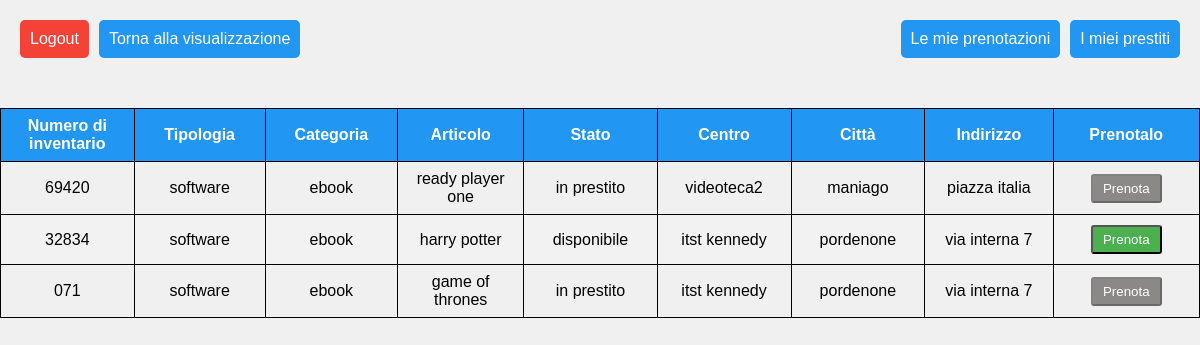
Page /cliente/cliente.php?idCategoria=2 (signed in) on the committed database.
### tables this page shows
CREATE TABLE `articoli` (
  `id_articolo` int(16) NOT NULL,
  `numero_inventario` varchar(32) NOT NULL,
  `articolo` varchar(64) NOT NULL,
  `stato` set('disponibile','guasto','prenotato','in prestito') NOT NULL,
  `fk_id_categoria` int(16) DEFAULT NULL,
  `fk_id_centro` int(16) DEFAULT NULL
);

CREATE TABLE `categorie` (
  `id_categoria` int(16) NOT NULL,
  `categoria` varchar(32) NOT NULL,
  `tipologia` varchar(32) NOT NULL
);

CREATE TABLE `centri` (
  `id_centro` int(16) NOT NULL,
  `nome` varchar(32) NOT NULL,
  `citta` varchar(32) NOT NULL,
  `indirizzo` varchar(64) NOT NULL
);

### cliente/cliente.php (the view, shortened to what this page needs)
<?php
$id = $_SESSION['id_utente'];
?>
<!DOCTYPE html>
<html>
<head>
    <link rel="stylesheet" href="../style/styles.css" type="text/css">
</head>
<body>
    <div class="button-container">
        <div class="top-left-container">
            <input type="button" name="logout" value="Logout" onclick="location.href='../logout.php'">
            <input type="button" name="login" value="Torna alla visualizzazione" onclick="location.href='visualizzaCliente.php'">
        </div>
        <div class="top-right-container">
            <input type="button" name="bookings" value="Le mie prenotazioni" onclick="location.href='visualizzaPrenotazioni.php?id= <?php echo $id?> '">
            <input type="button" name="loans" value="I miei prestiti" onclick="location.href='visualizzaPrestiti.php?id= <?php echo $id?> '">
        </div>
    </div>
    <div class="container">
        <div class="table-wrapper">
            <table class="fl-table">
                <thead>
                <tr>
                    <th>Numero di inventario</th>
                    <th>Tipologia</th>
                    <th>Categoria</th>
                    <th>Articolo</th>
                    <th>Stato</th>
                    <th>Centro</th>
                    <th>Città</th>
                    <th>Indirizzo</th>
                    <th>Prenotalo</th>
                </tr>
                </thead>
                <tbody>
                <?php
                    if(isset($_GET['idCategoria']))
                    {
                        $idCategoria = $_GET['idCategoria'];
                    }
                    if(isset($idCentro))
                    {
                        $selectSql = "SELECT id_articolo, numero_inventario, tipologia, categoria, articolo, stato, nome, citta, indirizzo
                                FROM articoli a JOIN centri c
                                ON a.fk_id_centro = c.id_centro
                                JOIN categorie cat
                                ON a.fk_id_categoria = cat.id_categoria
                                WHERE fk_id_centro = $idCentro
                                ORDER BY tipologia ASC";
                    }
                    else if(isset($idCategoria))
                    {
                        $selectSql = "SELECT id_articolo, numero_inventario, tipologia, categoria, articolo, stato, nome, citta, indirizzo
                                    FROM articoli a JOIN centri c
                                    ON a.fk_id_centro = c.id_centro
                                    JOIN categorie cat
                                    ON a.fk_id_categoria = cat.id_categoria
                                    WHERE fk_id_categoria = $idCategoria";
                    }
                    require_once '../db.php';
                    $result = $conn->query($selectSql);
                    while($row = $result->fetch_array(MYSQLI_ASSOC))
                    {
                        $n_inventario = $row['numero_inventario'];
                        $tipologia = $row['tipologia'];
                        $categoria = $row['categoria'];
                        $articolo = $row['articolo'];
                        $stato = $row['stato'];
                        $nome = $row['nome'];
                        $citta = $row['citta'];
                        $indirizzo = $row['indirizzo'];
                        $isAvailable = ($stato == "disponibile") ? 1 : 0;
                        echo
                            '<tr>
                                <td class="colonnaNumero">'.$n_inventario.'</td>
                                <td class="colonnaTipo">'.$tipologia.'</td>
                                <td class="colonnaCategoria">'.$categoria.'</td>
                                <td class="colonnaArticolo">'.$articolo.'</td>
                                <td class="colonnaStato">'.$stato.'</td>
                                <td class="colonnaNome">'.$nome.'</td>
                                <td class="colonnaCitta">'.$citta.'</td>
                                <td class="colonnaIndirizzo">'.$indirizzo.'</td>
                                <td class="colonnaTasti">
                                    <button class="btn" type="button" onclick="location.href=\'prenota.php?id='.$row["id_articolo"].'\'" '. ($isAvailable == 1 ? "" : "disabled") . '>Prenota</button>
                                </td>
                            </tr>';
                    }
                ?>
                </tbody>
            </table>
        </div>
    </div>
</body>
</html>

### style/styles.css (style rules this page uses)
body { margin: 0; padding: 0; font-family: Arial, sans-serif; background-color: #f0f0f0; }
.container { display: flex; flex-direction: column; align-items: center; justify-content: flex-start; padding-top: 20px; }
.button-container { display: flex; flex-direction: row; justify-content: space-between; width: 100%; }
.top-right-container { display: flex; flex-direction: row; justify-content: right; width: 50%; }
.top-left-container { display: flex; flex-direction: row; justify-content: left; width: 50%; }
.table-wrapper { margin-top: 30px; }
.fl-table { width: 100%; border-collapse: collapse; border-spacing: 0; }
.fl-table th, .fl-table td { padding: 8px; text-align: center; border: 1px solid black; }
.fl-table th { background-color: #2196f3; color: #fff; text-align: center; }
.fl-table tr:nth-child(even) { background-color: #f2f2f2; }
.colonnaNumero { width: 150px; text-align: center; }
.colonnaTipo { width: 150px; text-align: center; }
.colonnaCategoria { width: 150px; text-align: center; }
.colonnaArticolo { width: 150px; text-align: center; }
.colonnaStato { width: 150px; text-align: center; }
.colonnaNome { width: 150px; text-align: center; }
.colonnaCitta { width: 150px; text-align: center; }
.colonnaIndirizzo { width: 150px; text-align: center; }
.colonnaTasti { width: 175px; align-items: center; text-align: center; }
button.btn { padding: 5px 10px; margin: 2px; text-decoration: none; background-color: #4caf50; color: #fff; border-radius: 3px; transition: background-color 0.3s; }
button.btn:disabled { background-color: #8b8887; }
input[type="button"][name="logout"] { margin-top: 20px; margin-right: 10px; padding: 10px; cursor: pointer; border: none; border-radius: 5px; background: #f44336; color: #ffffff; font-size: 16px; transition: all 0.3s ease; transform: translate(20px, 0); }
input[type="button"][name="login"] { margin-top: 20px; margin-right: 10px; padding: 10px; cursor: pointer; border: none; border-radius: 5px; background: #2196f3; color: #ffffff; font-size: 16px; transition: all 0.3s ease; transform: translate(20px, 0); }
input[type="button"][name="bookings"] { margin-top: 20px; margin-right: 10px; padding: 10px; cursor: pointer; border: none; border-radius: 5px; background: #2196f3; color: #ffffff; font-size: 16px; transition: all 0.3s ease; transform: translate(-20px, 0); }
input[type="button"][name="loans"] { margin-top: 20px; padding: 10px; cursor: pointer; border: none; border-radius: 5px; background: #2196f3; color: #ffffff; font-size: 16px; transition: all 0.3s ease; transform: translate(-20px, 0); }

### rows in the picture
articoli: numero_inventario "69420", fk_id_categoria.tipologia "software", fk_id_categoria.categoria "ebook", articolo "ready player one", stato "in prestito", fk_id_centro.nome "videoteca2", fk_id_centro.citta "maniago", fk_id_centro.indirizzo "piazza italia"
articoli: numero_inventario "32834", fk_id_categoria.tipologia "software", fk_id_categoria.categoria "ebook", articolo "harry potter", stato "disponibile", fk_id_centro.nome "itst kennedy", fk_id_centro.citta "pordenone", fk_id_centro.indirizzo "via interna 7"
articoli: numero_inventario "071", fk_id_categoria.tipologia "software", fk_id_categoria.categoria "ebook", articolo "game of thrones", stato "in prestito", fk_id_centro.nome "itst kennedy", fk_id_centro.citta "pordenone", fk_id_centro.indirizzo "via interna 7"
